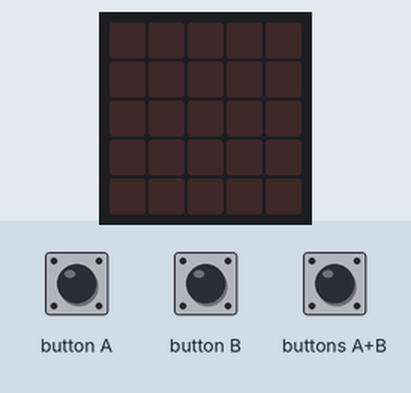
The program below on a simulated BBC micro:bit (MakeCode). On the bench: the board's 5×5 LED display. Inputs (shaded band) come from the test bench.

Above: at 1.2 s.
1.3 s: button A pressed for 0.15 s
At 2.4 s:
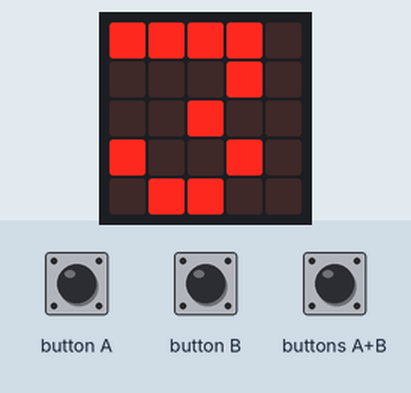
4.4 s: button B pressed for 0.15 s
At 7.4 s:
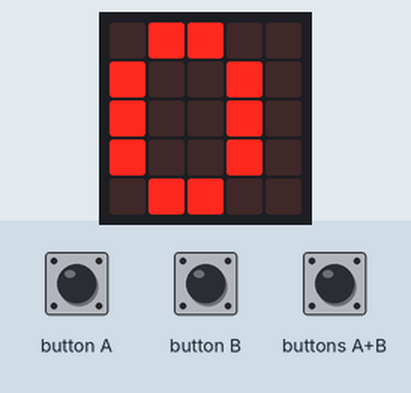
7.5 s: buttons A+B pressed for 0.15 s
At 10.2 s:
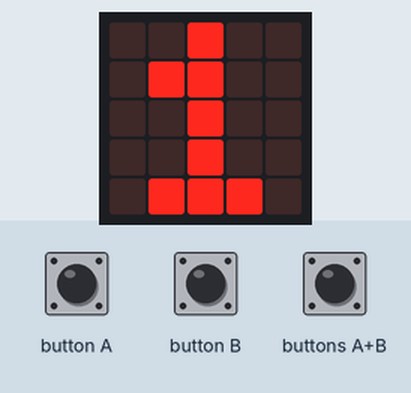
10.6 s: buttons A+B pressed for 1 s
At 14.2 s:
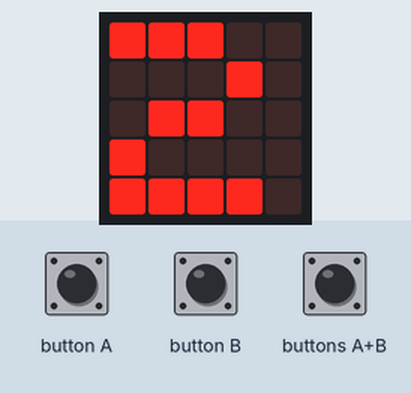
Timing chart, 0 to 15.7 s (numbered marks = the images above; inputs shaded):
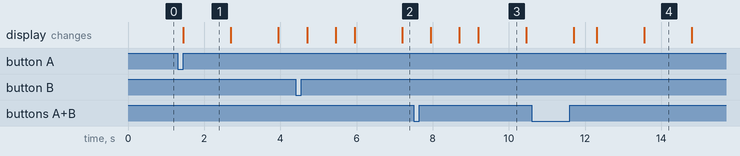

Measured:
- after the input at 1.3 s, the display: changes after 0.15 s (image 1)
- after the input at 4.4 s, the display: first changes after 0.30 s (image 2 shows a later state)
- after the input at 7.5 s, the display: first changes after 0.45 s (image 3 shows a later state)
- after the input at 10.6 s, the display: first differs from a run without the input after 1.7 s (image 4 shows a later state)
- what the display in image 1 shows lasts 1.2 s, from 1.5 s to 2.7 s

The program:

main.ts
```typescript
let index = 0
input.onButtonPressed(Button.A, function () {
    index = 3
    for (let index2 = 0; index2 < 3; index2++) {
        basic.showNumber(index)
        index += -1
        basic.pause(500)
    }
    basic.showLeds(`
        . . # . .
        . # # # .
        # # # # #
        . # # # .
        . . # . .
        `)
})
input.onButtonPressed(Button.AB, function () {
    index = 3
    for (let index2 = 0; index2 < 3; index2++) {
        basic.showNumber(index)
        index += -1
        basic.pause(500)
    }
    basic.showIcon(IconNames.Scissors)
})
input.onButtonPressed(Button.B, function () {
    index = 3
    for (let index2 = 0; index2 < 3; index2++) {
        basic.showNumber(index)
        index += -1
        basic.pause(500)
    }
    basic.showLeds(`
        . # # # .
        . # # # .
        . # # # .
        . # # # .
        . # # # .
        `)
})
```

test.ts
```typescript
// aquí va el archivo "tests"; esto no se compilará cuando este paquete se utilice como una extensión.
```
